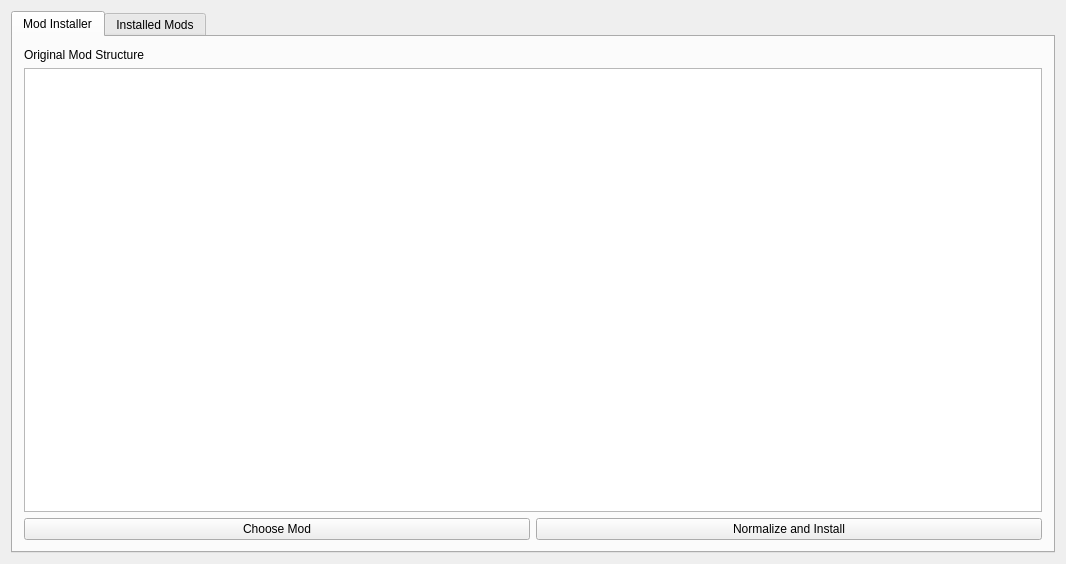
<?xml version="1.0" encoding="UTF-8"?>
<ui version="4.0">
 <class>MainWindow</class>
 <widget class="QMainWindow" name="MainWindow">
  <property name="geometry">
   <rect>
    <x>0</x>
    <y>0</y>
    <width>1066</width>
    <height>564</height>
   </rect>
  </property>
  <property name="windowTitle">
   <string>MainWindow</string>
  </property>
  <widget class="QWidget" name="centralWidget">
   <layout class="QVBoxLayout" name="verticalLayout_3">
    <item>
     <widget class="QTabWidget" name="tabWidget">
      <property name="currentIndex">
       <number>0</number>
      </property>
      <widget class="QWidget" name="tab">
       <attribute name="title">
        <string>Mod Installer</string>
       </attribute>
       <layout class="QVBoxLayout" name="verticalLayout">
        <item>
         <widget class="QLabel" name="label">
          <property name="text">
           <string>Original Mod Structure</string>
          </property>
         </widget>
        </item>
        <item>
         <widget class="QTreeView" name="Originals">
          <property name="animated">
           <bool>true</bool>
          </property>
         </widget>
        </item>
        <item>
         <layout class="QHBoxLayout" name="horizontalLayout">
          <item>
           <widget class="QPushButton" name="ModDirChooser">
            <property name="text">
             <string>Choose Mod</string>
            </property>
           </widget>
          </item>
          <item>
           <widget class="QPushButton" name="normalize">
            <property name="text">
             <string>Normalize and Install</string>
            </property>
           </widget>
          </item>
         </layout>
        </item>
       </layout>
      </widget>
      <widget class="QWidget" name="tab_2">
       <attribute name="title">
        <string>Installed Mods</string>
       </attribute>
       <layout class="QHBoxLayout" name="horizontalLayout_2">
        <item>
         <layout class="QVBoxLayout" name="verticalLayout_2">
          <item>
           <widget class="QLabel" name="label_2">
            <property name="text">
             <string>Installed Mods</string>
            </property>
           </widget>
          </item>
          <item>
           <widget class="QTreeView" name="new_struct"/>
          </item>
         </layout>
        </item>
       </layout>
      </widget>
     </widget>
    </item>
   </layout>
  </widget>
 </widget>
 <layoutdefault spacing="6" margin="11"/>
 <resources/>
 <connections/>
</ui>
